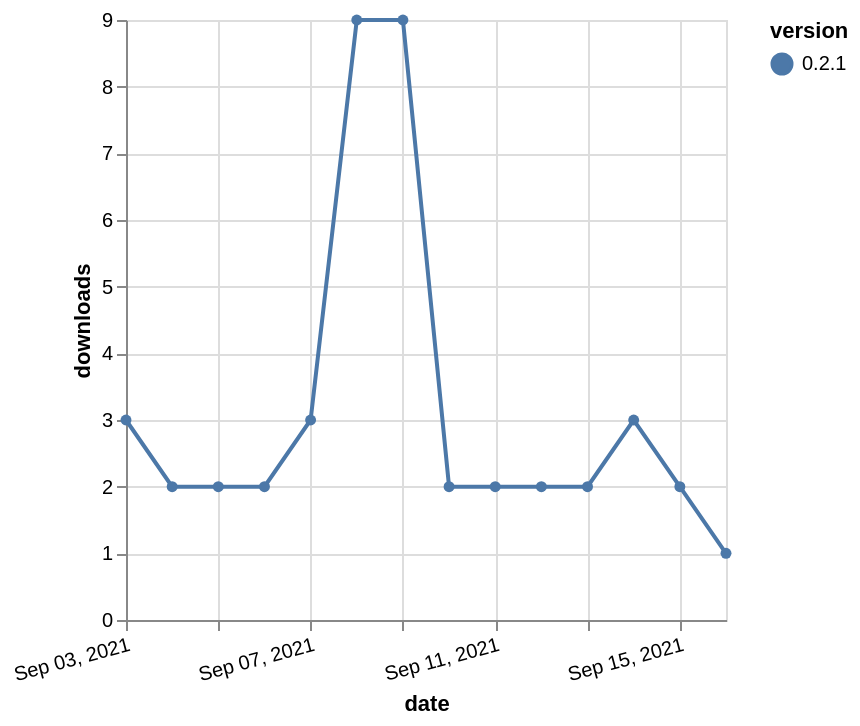

Vega-Lite specification for this chart:
### Vega-Lite specification from a JSON file in a GitHub repository (floating-point values rounded to 4 significant figures)
{"$schema": "https://vega.github.io/schema/vega-lite/v5.json", "description": "A simple bar chart with embedded data.", "data": {"values": [{"date": "2021-09-03", "total": 2442, "delta": 3, "version": "0.2.1"}, {"date": "2021-09-04", "total": 2444, "delta": 2, "version": "0.2.1"}, {"date": "2021-09-05", "total": 2446, "delta": 2, "version": "0.2.1"}, {"date": "2021-09-06", "total": 2448, "delta": 2, "version": "0.2.1"}, {"date": "2021-09-07", "total": 2451, "delta": 3, "version": "0.2.1"}, {"date": "2021-09-08", "total": 2460, "delta": 9, "version": "0.2.1"}, {"date": "2021-09-09", "total": 2469, "delta": 9, "version": "0.2.1"}, {"date": "2021-09-10", "total": 2471, "delta": 2, "version": "0.2.1"}, {"date": "2021-09-11", "total": 2473, "delta": 2, "version": "0.2.1"}, {"date": "2021-09-12", "total": 2475, "delta": 2, "version": "0.2.1"}, {"date": "2021-09-13", "total": 2477, "delta": 2, "version": "0.2.1"}, {"date": "2021-09-14", "total": 2480, "delta": 3, "version": "0.2.1"}, {"date": "2021-09-15", "total": 2482, "delta": 2, "version": "0.2.1"}, {"date": "2021-09-16", "total": 2483, "delta": 1, "version": "0.2.1"}]}, "width": "container", "mark": {"type": "line", "point": {"filled": true}}, "encoding": {"x": {"field": "date", "type": "temporal", "timeUnit": "yearmonthdate", "title": "date", "axis": {"labelAngle": -15}}, "y": {"field": "delta", "type": "quantitative", "title": "downloads"}, "color": {"field": "version", "type": "nominal"}, "tooltip": {"field": "delta"}}}
